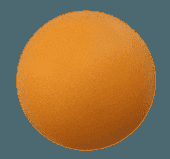
#> input picture ball.png, 170 x 159 px, given in place of the camera
$ python main.py
#> lines starting #> are read from the running program, lines starting #| are printed output that depends on the picture
# import the necessary packages
from collections import deque
from imutils.video import VideoStream
import numpy as np
import argparse
import cv2
import imutils
import time
import math
import serial
from serial.tools import list_ports
ser = serial.Serial('/dev/cu.usbserial-57240047861',115200)
time.sleep(2)

ap = argparse.ArgumentParser()
ap.add_argument("-v", "--video",
    help="path to the (optional) video file")
ap.add_argument("-b", "--buffer", type=int, default=64,
    help="max buffer size")
args = vars(ap.parse_args())


whiteLower = (0, 0, 200)
whiteUpper = (180, 50, 255)
pts = deque(maxlen=args["buffer"])


if not args.get("video", False):
    vs = VideoStream(src=0).start()
else:
    vs = cv2.VideoCapture(args["video"])

time.sleep(2.0)

while True:
    frame = vs.read()
#> frame is the input picture: shape (159, 170, 3); mean B, G, R 69.3, 114.3, 148.5
    frame = frame[1] if args.get("video", False) else frame

    if frame is None:
        break

    frame = imutils.resize(frame, width=600)
#> frame: shape (561, 600, 3)
    blurred = cv2.GaussianBlur(frame, (11, 11), 0)
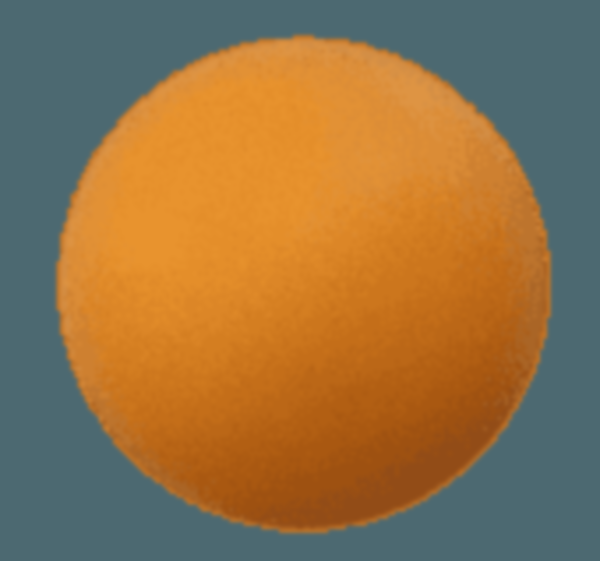
#> blurred: shape (561, 600, 3); mean B, G, R 69.3, 114.2, 148.5
    hsv = cv2.cvtColor(blurred, cv2.COLOR_BGR2HSV)
#> hsv: shape (561, 600, 3); mean H, S, V 49.2, 154.4, 163.9

    mask = cv2.inRange(hsv, whiteLower, whiteUpper)
#> mask: shape (561, 600); every value is 0
    mask = cv2.erode(mask, None, iterations=2)
    mask = cv2.dilate(mask, None, iterations=2)


    cnts = cv2.findContours(mask.copy(), cv2.RETR_EXTERNAL,
        cv2.CHAIN_APPROX_SIMPLE)
#> cnts = 0 contours
    cnts = imutils.grab_contours(cnts)
#> cnts = []
    center = None
    if len(cnts) > 0:

        c = max(cnts, key=cv2.contourArea)
        ((x, y), radius) = cv2.minEnclosingCircle(c)
        M = cv2.moments(c)
        center = (int(M["m10"] / M["m00"]), int(M["m01"] / M["m00"]))
        if radius > 10:

            cv2.circle(frame, (int(x), int(y)), int(radius),
                (0, 255, 255), 2)
            cv2.circle(frame, center, 5, (0, 0, 255), -1)

            (height, width) = frame.shape[:2]
            bottom_center = (width // 2, height - 1)
            dx = center[0] - bottom_center[0]
            dy = bottom_center[1] - center[1]

            angle = math.degrees(math.atan2(dy, dx))
            angle=angle-90

            angle_str = f"{angle:.0f}\n"
            print(angle_str)
            ser.write(angle_str.encode())

            cv2.putText(frame, f"Angle: {angle:.2f} degrees", (10, 30),
                        cv2.FONT_HERSHEY_SIMPLEX, 1, (0, 255, 0), 2)

    pts.appendleft(center)

    for i in range(1, len(pts)):

        if pts[i - 1] is None or pts[i] is None:
            continue

        thickness = int(np.sqrt(args["buffer"] / float(i + 1)) * 2.5)
        cv2.line(frame, pts[i - 1], pts[i], (0, 0, 255), thickness)

    cv2.imshow("Frame", frame)
    key = cv2.waitKey(1) & 0xFF
#> (key q is pressed here)
    if key == ord("q"):
        break

if not args.get("video", False):
    vs.stop()
else:
    vs.release()

cv2.destroyAllWindows()
